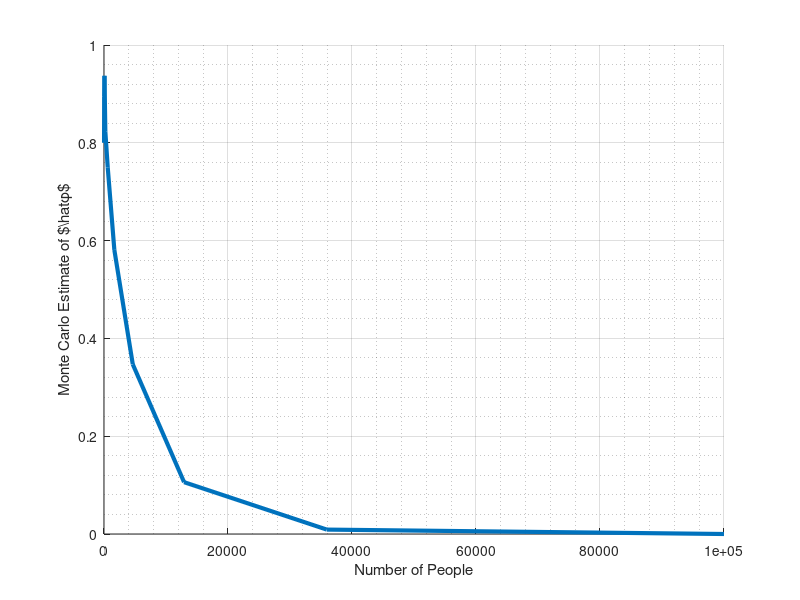

The MATLAB script that drew this image:
% Problem 4

n = 100000;

p1 = 0.5;
p2 = 0.5;
phi = p1 - p2;
size = 1:1:1000;

n_range = double(int64(logspace(1,5,10)));
prob_estimates = zeros(1,length(n_range));

phi_hat_list = zeros(1, length(size));

for j=1:length(n_range)
    n = n_range(j)
    phi_hat_list = zeros(1, length(size));
    for i=size
        phi_hat_list(i) = (binornd(n,p1) - binornd(n,p2))/n;
    end
    thresh = 0.01;
    count = length(find( abs(phi_hat_list-phi) > thresh ));
    total = length(phi_hat_list);
    estimate = double(count)/double(total);
    prob_estimates(j) = estimate;
end

figure(1); hold on; grid on; grid minor;
plot(n_range, prob_estimates, 'LineWidth', 3);
xlabel('Number of People');
ylabel('Monte Carlo Estimate of $\hat{\phi}$');